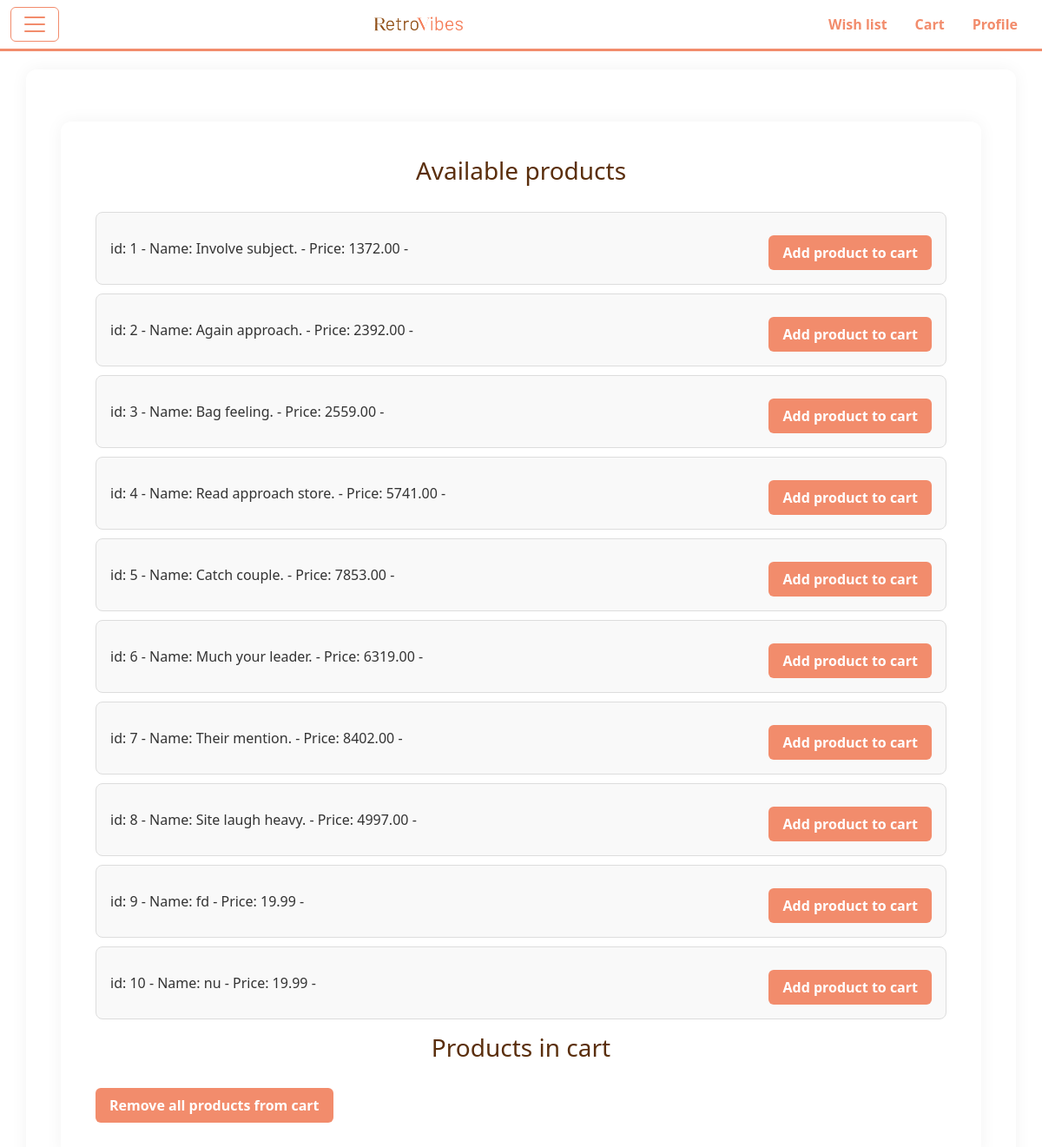
Page /cart/ on the committed database.
### pages/models.py (models this page shows)
class Vinyl(models.Model):
    name = models.CharField(max_length=255)
    imageDesign = models.ImageField(upload_to='templates/image')
    size = models.FloatField()
    colour = models.CharField(max_length=30)
    price = models.DecimalField(max_digits=10, decimal_places=2, default=19.99)

### pages/views.py (the view, shortened to what this page needs)
# urls.py: path('cart/', CartView.as_view(), name='cart_index'),
class CartView(View):
    template_name = "cart/index.html"
    def get(self, request):
        vinyls = {vinyl.id: {'name': vinyl.name, 'price': vinyl.price} for vinyl in Vinyl.objects.all()}
        cart_vinyls = {}
        cart_product_data = request.session.get('cart_vinyl_data', {})
        for key in cart_product_data.keys():
            if int(key) in vinyls:
                cart_vinyls[key] = vinyls[int(key)]  # Convertimos a int para evitar problemas
        view_data = {
            'vinyls': vinyls,
            'cart_vinyls': cart_vinyls
        }
        return render(request, self.template_name, view_data)

### pages/templates/cart/index.html (shortened to what this page needs)
{% extends 'pages/base.html' %}
{% block content %}
<div class="container">
    <div class="row justify-content-center">
        <div class="col-md-12">
            <h1> Available products</h1>
            <ul>
                {% for key, vinyl in vinyls.items %}
                <li>
                    id: {{ key }} -
                    Name: {{ vinyl.name }} -
                    Price: {{ vinyl.price }} -
                    <form method="post" action="{% url 'cart_add' key %}">
                        <button type="submit">Add product to cart</button>
                    </form>
                </li>
                {% endfor %}
            </ul>
        </div>
    </div>
    <div class="row justify-content-center">
        <div class="col-md-12">
            <h1> Products in cart</h1>
            <form method="post" action="{% url 'cart_removeAll' %}">
                <button type="submit">Remove all products from cart</button>
            </form>
        </div>
    </div>
</div>
{% endblock %}

### pages/static/pages/app.css (style rules this page uses)
* { margin: 0; padding: 0; box-sizing: border-box; }
.container { margin-top: 40px; font-family: 'Segoe UI', sans-serif; color: #333; }
h1 { font-size: 28px; margin-bottom: 20px; color: #5a2e0c; text-align: center; }
ul { padding: 0; list-style: none; }
li { background-color: #f9f9f9; border: 1px solid #ddd; margin-bottom: 10px; padding: 16px; border-radius: 8px; display: flex; justify-content: space-between; align-items: center; flex-wrap: wrap; }
li form { margin-top: 10px; }
button { background-color: #f28c6c; color: white; border: none; padding: 8px 16px; border-radius: 6px; font-weight: bold; cursor: pointer; transition: background-color 0.3s; }
.container { padding: 40px; border-radius: 12px; box-shadow: 0 0 20px rgba(0, 0, 0, 0.05); font-family: 'Segoe UI', sans-serif; }
.container h1 { text-align: center; font-size: 28px; margin-bottom: 30px; color: #5a2e0c; }

### rows in the picture
Vinyl: name "Involve subject.", price "1372.00"
Vinyl: name "Again approach.", price "2392.00"
Vinyl: name "Bag feeling.", price "2559.00"
Vinyl: name "Read approach store.", price "5741.00"
Vinyl: name "Catch couple.", price "7853.00"
Vinyl: name "Much your leader.", price "6319.00"
Vinyl: name "Their mention.", price "8402.00"
Vinyl: name "Site laugh heavy.", price "4997.00"
Vinyl: name "fd", price "19.99"
Vinyl: name "nu", price "19.99"

### other values in the picture
{{ key }} "1" "2" "3" "4" "5" "6" "7" "8" "9" "10"
